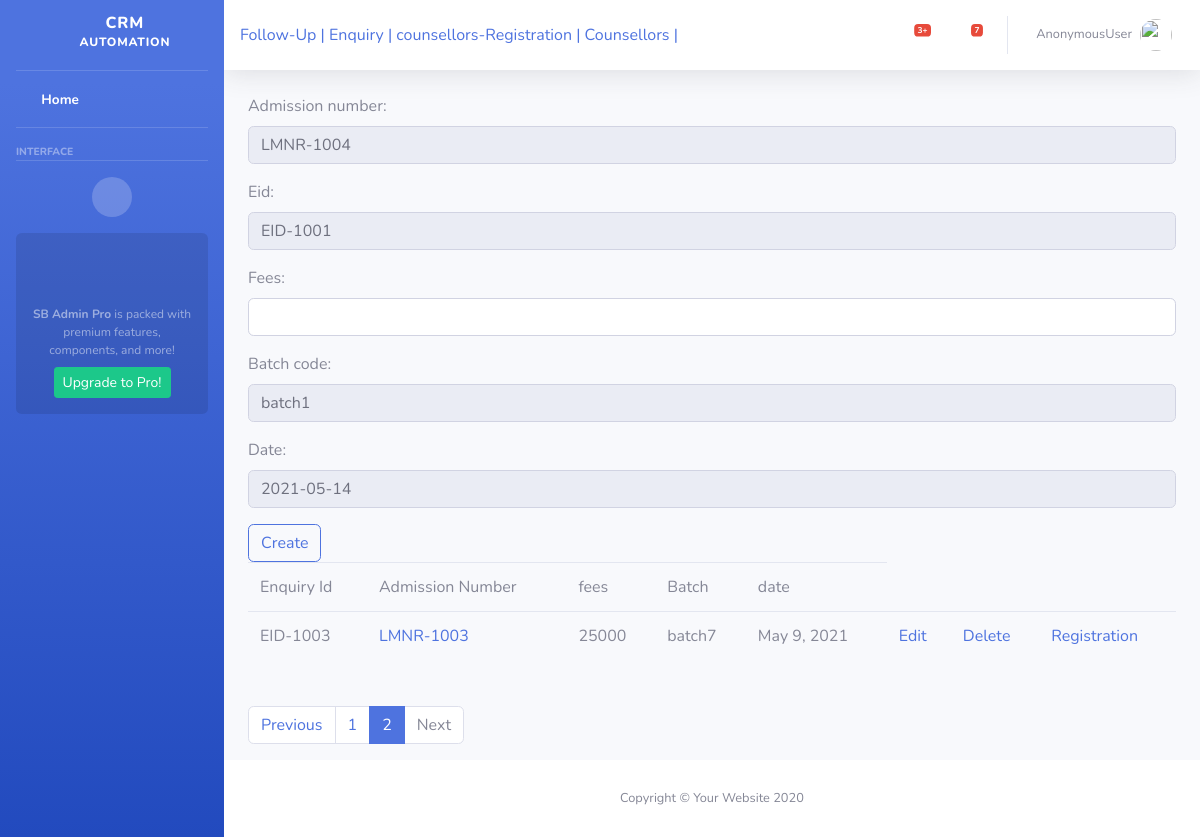
Before: /crm/admission/4?page=2 with the older database file.
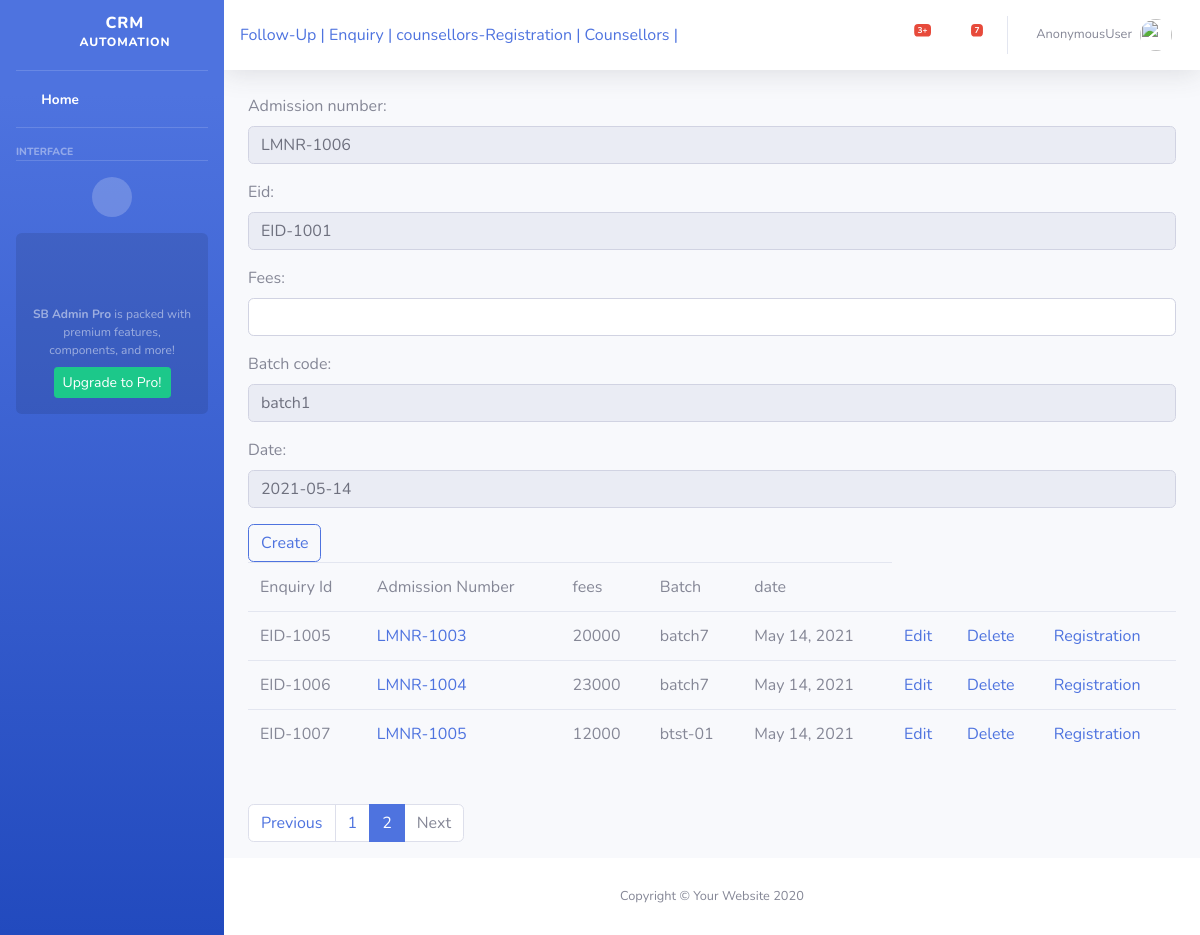
After: the same page with the newer database file.
### crmapp/models.py (models this page shows, shortened)
class Admissions(models.Model):
    admission_number = models.CharField(max_length=20, unique=True)
    eid = models.CharField(max_length=20, unique=True)
    fees = models.IntegerField()
    batch_code = models.CharField(max_length=20)
    date = models.DateField(default=date.today())

### crmapp/views.py (the view, shortened to what this page needs)
# urls.py: path('admission/<int:id>', Admission_Creation.as_view(), name='admission'),
class Admission_Creation(TemplateView):
    model = Admissions
    form_class = AdmissionCreateForm
    template_name = 'crmapp/cs_admissions.html'
    def get_object(self, id):
        return Enquiry.objects.get(id=id)
    def get(self, request, *args, **kwargs):
        admission = self.model.objects.last()
        id = kwargs.get("id")
        students = self.get_object(id)
        if admission:
            last_adm = admission.admission_number
            lst = int(last_adm.split('-')[1]) + 1
            adm = 'LMNR-' + str(lst)
        else:
            adm = 'LMNR-1000'
        admissions = Admissions.objects.all()
        eid = students.enquiry_id
        batch = students.batch
        form = self.form_class(initial={'admission_number': adm, 'eid': eid, 'batch_code': batch})
        paginator = Paginator(admissions, 3)
        page_number = request.GET.get('page')
        page_obj = paginator.get_page(page_number)
        self.context = {
            "form": form,
            "page_obj": page_obj
        }
        return render(request, self.template_name, self.context)

### crmapp/forms.py (shortened to what this page needs)
class AdmissionCreateForm(ModelForm):
    class Meta:
        model = Admissions
        fields = "__all__"
        widgets = {
            'admission_number': forms.TextInput(attrs={'class': 'form-control', 'readonly': 'readonly'}),
            'eid': forms.TextInput(attrs={'class': 'form-control', 'readonly': 'readonly'}),
            'fees': forms.TextInput(attrs={'class': 'form-control'}),
            'batch_code': forms.TextInput(attrs={'class': 'form-control', 'readonly': 'readonly'}),
            'date': forms.TextInput(attrs={'class': 'form-control', 'readonly': 'readonly'}),
        }

### crmapp/models.py (called while the page is built)
    def __str__(self):
        return self.batch_code

### crmapp/templates/crmapp/cs_admissions.html (shortened to what this page needs)
{% extends 'crmapp/cs_base.html' %}
{% block body_block %}
<form method="post">
    {{ form.as_p }}
    <input type="submit" class="btn btn-outline-primary" value="Create">
</form>
<table class="table">
    <tr>
        <td>Enquiry Id</td>
        <td>Admission Number</td>
        <td>fees</td>
        <td>Batch</td>
        <td>date</td>
    </tr>
    {% for a in page_obj%}
    <tr>
        <td>{{ a.eid }}</td>
        <td><a href="{% url 'st_view' a.id %}" >{{ a.admission_number }}</a></td>
        <td>{{ a.fees }}</td>
          <td>{{ a.batch_code }}</td>
          <td>{{ a.date }}</td>
         <td><a href="{% url 'admission_edit' a.id %}">Edit</a> </td>
        <td><a href="{% url 'admission_delete' a.id %}">Delete</a> </td>
        <td><a href="{% url 'st_register' a.id %}">Registration</a> </td>
    </tr>
    {% endfor %}
</table>
 <nav aria-label="..." style="margin-top: 5%;">
  <ul class="pagination">
      {% if page_obj.has_previous %}
       <li class="page-item">
        <a class="page-link" href="?page={{ page_obj.previous_page_number }}">Previous</a>
       </li>
      {% else %}
      <li class="page-item disabled">
      <a class="page-link" href="#" tabindex="-1" aria-disabled="true">Previous</a>
      </li>
      {% endif %}
      {% for i in page_obj.paginator.page_range %}
      {% if i == page_obj.number %}
      <li class="page-item active"><a class="page-link">{{i}}</a></li>
      {% else %}
      <li class="page-item"><a class="page-link" href="?page={{ i }}">{{i}}</a></li>
      {% endif %}
      {% endfor %}
      {% if page_obj.has_next %}
      <li class="page-item">
      <a class="page-link" href="?page={{ page_obj.next_page_number }}">Next</a>
      </li>
      {% else %}
      <li class="page-item disabled">
      <a class="page-link" href="#" tabindex="-1" aria-disabled="true">Next</a>
      </li>
      {% endif %}
  </ul>
</nav>
{% endblock %}

Changed rows visible on the page:
removed Admissions: eid "EID-1003", admission_number "LMNR-1003", fees "25000", batch_code "batch7", date "May 9, 2021"
added Admissions: eid "EID-1005", admission_number "LMNR-1003", fees "20000", batch_code "batch7", date "May 14, 2021"
added Admissions: eid "EID-1006", admission_number "LMNR-1004", fees "23000", batch_code "batch7", date "May 14, 2021"
added Admissions: eid "EID-1007", admission_number "LMNR-1005", fees "12000", batch_code "btst-01", date "May 14, 2021"
Other visible differences:
form field admission_number: "LMNR-1004" → "LMNR-1006"
